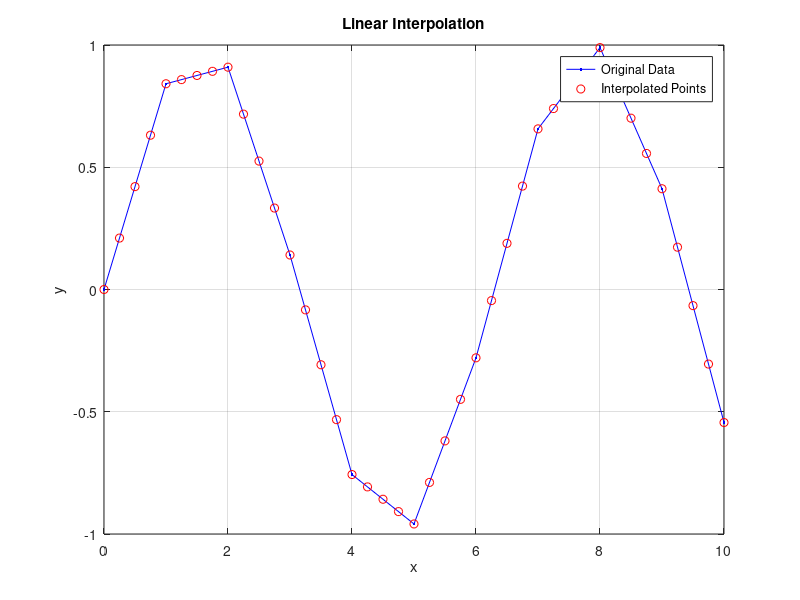

The MATLAB source for this figure:
clc;
clear;
close all;

dataX = 0:10;
dataY = sin(dataX);
n = length(dataX);
x = 0:0.25:10;
y = zeros(size(x));

for i = 1:length(x)
    for j = 1:n-1
        if dataX(j) <= x(i) && x(i) <= dataX(j+1)
            x1 = dataX(j); x2 = dataX(j+1);
            y1 = dataY(j); y2 = dataY(j+1);
            break;
        end
    end
    y(i) = ((x(i)-x2)/(x1-x2))*y1 + ((x(i)-x1)/(x2-x1))*y2;
end

plot(dataX, dataY, 'b.-')
hold on
plot(x, y, 'ro')
legend('Original Data', 'Interpolated Points')
xlabel('x')
ylabel('y')
title('Linear Interpolation')
grid on
